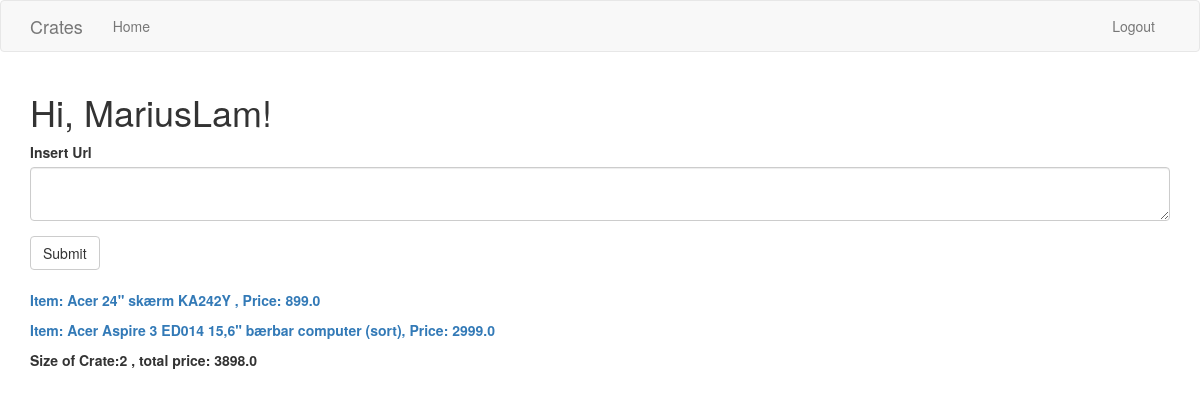
Page /home (signed in) on the committed database.
### app/models.py (models this page shows, shortened)
class User(UserMixin, db.Model):
    id = db.Column(db.Integer, primary_key=True)
    username = db.Column(db.String(64), index =True, unique=True)
    email = db.Column(db.String(120), index=True, unique=True)
    password_hash = db.Column(db.String(128))
    posts = db.relationship('Post', backref='author', lazy='dynamic')

class Post(db.Model):
    id = db.Column(db.Integer, primary_key=True)
    body = db.Column(db.String(140))
    price = db.Column(db.Float)
    timestamp = db.Column(db.DateTime, index=True, default=datetime.utcnow)
    user_id = db.Column(db.Integer, db.ForeignKey('user.id'))

### app/routes.py (the view, shortened to what this page needs)
@app.route('/')
@app.route('/home', methods=['GET', 'POST'])
@login_required
def index():
    form = PostForm()
    posts = Post.query.filter_by(user_id=int(current_user.get_id()))
    quantity = posts.count()
    return render_template("index.html", title="Home", form=form, posts=posts, quantity=quantity)

### app/forms.py
class PostForm(FlaskForm):
    post = TextAreaField('Insert Url', validators=[
        DataRequired(), Length(min=1, max=1400)])
    submit = SubmitField('Submit')

### app/models.py (called while the page is built)
@login.user_loader
def load_user(id):
    return User.query.get(int(id))

### app/templates/index.html
{% extends "base.html" %}
{% import 'bootstrap/wtf.html' as wtf %}
{% block app_content %}
    <h1>Hi, {{ current_user.username }}!</h1>
    {% if form %}
    {{ wtf.quick_form(form) }}
    <br>
    {% endif %}
    {% set total = [0] %}
    {% for post in posts %}
        {% set _ = total.append(total.pop() + post.price) %}
        <p>
        <a href="/delete/{{ post.id }}"><b>Item: {{ post.body }}, Price: {{ post.price }}</b></a>
        </p>
    {% endfor %}
    <p><b>Size of Crate:{{ quantity }} , total price: {{ total[0] }} </b></p>
{% endblock %}

### rows in the picture
User: username "MariusLam"
Post: body "Acer 24\" skærm KA242Y", price "899.0"
Post: body "Acer Aspire 3 ED014 15,6\" bærbar computer (sort)", price "2999.0"

### other values in the picture
{{ quantity }} "2"
{{ total[0] }} "3898.0"
